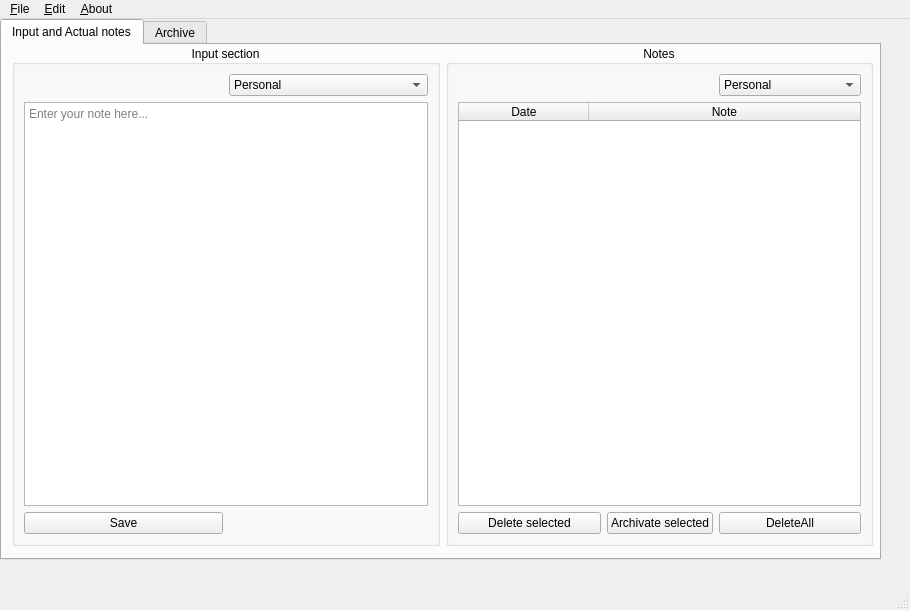
<?xml version="1.0" encoding="UTF-8"?>
<ui version="4.0">
 <class>MainWindow</class>
 <widget class="QMainWindow" name="MainWindow">
  <property name="geometry">
   <rect>
    <x>0</x>
    <y>0</y>
    <width>910</width>
    <height>610</height>
   </rect>
  </property>
  <property name="sizePolicy">
   <sizepolicy hsizetype="Fixed" vsizetype="Fixed">
    <horstretch>0</horstretch>
    <verstretch>0</verstretch>
   </sizepolicy>
  </property>
  <property name="minimumSize">
   <size>
    <width>910</width>
    <height>610</height>
   </size>
  </property>
  <property name="maximumSize">
   <size>
    <width>910</width>
    <height>610</height>
   </size>
  </property>
  <property name="windowTitle">
   <string>MainWindow</string>
  </property>
  <widget class="QWidget" name="centralwidget">
   <widget class="QTabWidget" name="tabWidget">
    <property name="enabled">
     <bool>true</bool>
    </property>
    <property name="geometry">
     <rect>
      <x>0</x>
      <y>0</y>
      <width>881</width>
      <height>541</height>
     </rect>
    </property>
    <property name="currentIndex">
     <number>0</number>
    </property>
    <widget class="QWidget" name="tab">
     <attribute name="title">
      <string>Input and Actual notes</string>
     </attribute>
     <widget class="QWidget" name="">
      <property name="geometry">
       <rect>
        <x>10</x>
        <y>0</y>
        <width>861</width>
        <height>501</height>
       </rect>
      </property>
      <layout class="QGridLayout" name="gridLayout_4">
       <item row="0" column="0">
        <widget class="QGroupBox" name="Insertion">
         <property name="title">
          <string>Input section</string>
         </property>
         <property name="alignment">
          <set>Qt::AlignCenter</set>
         </property>
         <layout class="QGridLayout" name="gridLayout_2">
          <item row="0" column="1">
           <widget class="QComboBox" name="comboBox_Input">
            <item>
             <property name="text">
              <string>Personal</string>
             </property>
            </item>
            <item>
             <property name="text">
              <string>Work</string>
             </property>
            </item>
           </widget>
          </item>
          <item row="1" column="0" colspan="2">
           <widget class="QTextEdit" name="Input">
            <property name="markdown">
             <string/>
            </property>
            <property name="placeholderText">
             <string>Enter your note here...</string>
            </property>
           </widget>
          </item>
          <item row="2" column="0">
           <widget class="QPushButton" name="save">
            <property name="text">
             <string>Save</string>
            </property>
           </widget>
          </item>
         </layout>
        </widget>
       </item>
       <item row="0" column="1">
        <widget class="QGroupBox" name="Notes">
         <property name="title">
          <string>Notes</string>
         </property>
         <property name="alignment">
          <set>Qt::AlignCenter</set>
         </property>
         <layout class="QGridLayout" name="gridLayout_3">
          <item row="0" column="2">
           <widget class="QComboBox" name="comboBox_Notes">
            <item>
             <property name="text">
              <string>Personal</string>
             </property>
            </item>
            <item>
             <property name="text">
              <string>Work</string>
             </property>
            </item>
           </widget>
          </item>
          <item row="1" column="0" colspan="3">
           <widget class="QTableWidget" name="Table">
            <property name="sizeAdjustPolicy">
             <enum>QAbstractScrollArea::AdjustIgnored</enum>
            </property>
            <property name="editTriggers">
             <set>QAbstractItemView::NoEditTriggers</set>
            </property>
            <property name="selectionBehavior">
             <enum>QAbstractItemView::SelectRows</enum>
            </property>
            <property name="gridStyle">
             <enum>Qt::SolidLine</enum>
            </property>
            <property name="columnCount">
             <number>2</number>
            </property>
            <attribute name="horizontalHeaderMinimumSectionSize">
             <number>30</number>
            </attribute>
            <attribute name="horizontalHeaderDefaultSectionSize">
             <number>130</number>
            </attribute>
            <attribute name="horizontalHeaderStretchLastSection">
             <bool>true</bool>
            </attribute>
            <attribute name="verticalHeaderDefaultSectionSize">
             <number>19</number>
            </attribute>
            <column>
             <property name="text">
              <string>Date</string>
             </property>
            </column>
            <column>
             <property name="text">
              <string>Note</string>
             </property>
            </column>
           </widget>
          </item>
          <item row="2" column="0">
           <widget class="QPushButton" name="Delete">
            <property name="text">
             <string>Delete selected</string>
            </property>
           </widget>
          </item>
          <item row="2" column="1">
           <widget class="QPushButton" name="Archivator">
            <property name="sizePolicy">
             <sizepolicy hsizetype="Fixed" vsizetype="Fixed">
              <horstretch>0</horstretch>
              <verstretch>0</verstretch>
             </sizepolicy>
            </property>
            <property name="text">
             <string>Archivate selected</string>
            </property>
           </widget>
          </item>
          <item row="2" column="2">
           <widget class="QPushButton" name="DeleteAll">
            <property name="text">
             <string>DeleteAll</string>
            </property>
           </widget>
          </item>
         </layout>
        </widget>
       </item>
      </layout>
     </widget>
    </widget>
    <widget class="QWidget" name="tab_2">
     <attribute name="title">
      <string>Archive</string>
     </attribute>
     <widget class="QTableWidget" name="Archive">
      <property name="geometry">
       <rect>
        <x>440</x>
        <y>50</y>
        <width>421</width>
        <height>401</height>
       </rect>
      </property>
      <property name="editTriggers">
       <set>QAbstractItemView::NoEditTriggers</set>
      </property>
      <property name="selectionBehavior">
       <enum>QAbstractItemView::SelectRows</enum>
      </property>
      <property name="gridStyle">
       <enum>Qt::SolidLine</enum>
      </property>
      <property name="columnCount">
       <number>2</number>
      </property>
      <attribute name="horizontalHeaderDefaultSectionSize">
       <number>130</number>
      </attribute>
      <attribute name="horizontalHeaderStretchLastSection">
       <bool>true</bool>
      </attribute>
      <column>
       <property name="text">
        <string>Date</string>
       </property>
      </column>
      <column>
       <property name="text">
        <string>Note</string>
       </property>
      </column>
     </widget>
     <widget class="QPushButton" name="Dearchivate">
      <property name="geometry">
       <rect>
        <x>600</x>
        <y>450</y>
        <width>121</width>
        <height>21</height>
       </rect>
      </property>
      <property name="text">
       <string>Dearchivate selected</string>
      </property>
     </widget>
    </widget>
   </widget>
  </widget>
  <widget class="QMenuBar" name="menubar">
   <property name="geometry">
    <rect>
     <x>0</x>
     <y>0</y>
     <width>910</width>
     <height>20</height>
    </rect>
   </property>
   <widget class="QMenu" name="menu_File">
    <property name="title">
     <string>&amp;File</string>
    </property>
    <addaction name="action_New"/>
    <addaction name="action_Open"/>
    <addaction name="action_Save"/>
    <addaction name="separator"/>
    <addaction name="action_Exit"/>
   </widget>
   <widget class="QMenu" name="menu_Edit">
    <property name="title">
     <string>&amp;Edit</string>
    </property>
    <addaction name="action_Undo"/>
    <addaction name="action_Redo"/>
    <addaction name="separator"/>
    <addaction name="action_Paste"/>
    <addaction name="action_Cut"/>
    <addaction name="action_Copy"/>
    <addaction name="action_Delete_selected"/>
    <addaction name="action_Archivate_selected"/>
    <addaction name="separator"/>
    <addaction name="action_Select_all"/>
    <addaction name="action_Delete_all"/>
   </widget>
   <widget class="QMenu" name="menu_About">
    <property name="title">
     <string>&amp;About</string>
    </property>
    <addaction name="action_About_program"/>
   </widget>
   <addaction name="menu_File"/>
   <addaction name="menu_Edit"/>
   <addaction name="menu_About"/>
  </widget>
  <widget class="QStatusBar" name="statusbar"/>
  <action name="action_New">
   <property name="text">
    <string>&amp;New</string>
   </property>
  </action>
  <action name="action_Open">
   <property name="text">
    <string>&amp;Open</string>
   </property>
  </action>
  <action name="action_Save">
   <property name="text">
    <string>&amp;Save</string>
   </property>
   <property name="shortcut">
    <string>Ctrl+S</string>
   </property>
  </action>
  <action name="action_Exit">
   <property name="text">
    <string>&amp;Exit</string>
   </property>
   <property name="shortcut">
    <string>Alt+Del</string>
   </property>
  </action>
  <action name="action_Undo">
   <property name="text">
    <string>&amp;Undo</string>
   </property>
   <property name="shortcut">
    <string>Ctrl+Z</string>
   </property>
  </action>
  <action name="action_Redo">
   <property name="text">
    <string>&amp;Redo</string>
   </property>
   <property name="shortcut">
    <string>Ctrl+Y</string>
   </property>
  </action>
  <action name="action_Cut">
   <property name="text">
    <string>&amp;Cut</string>
   </property>
   <property name="shortcut">
    <string>Ctrl+X</string>
   </property>
  </action>
  <action name="action_Copy">
   <property name="text">
    <string>&amp;Copy</string>
   </property>
   <property name="shortcut">
    <string>Ctrl+C</string>
   </property>
  </action>
  <action name="action_Paste">
   <property name="text">
    <string>&amp;Paste</string>
   </property>
   <property name="shortcut">
    <string>Ctrl+V</string>
   </property>
  </action>
  <action name="action_Select_all">
   <property name="text">
    <string>&amp;Select all</string>
   </property>
   <property name="shortcut">
    <string>Ctrl+A</string>
   </property>
  </action>
  <action name="action_About_program">
   <property name="text">
    <string>&amp;About program</string>
   </property>
  </action>
  <action name="action_Delete_all">
   <property name="text">
    <string>&amp;Delete all</string>
   </property>
   <property name="shortcut">
    <string>Ctrl+Del</string>
   </property>
  </action>
  <action name="action_Archivate_selected">
   <property name="text">
    <string>&amp;Archivate selected</string>
   </property>
   <property name="shortcut">
    <string>Ctrl+Ins</string>
   </property>
  </action>
  <action name="action_Delete_selected">
   <property name="text">
    <string>&amp;Delete selected</string>
   </property>
   <property name="shortcut">
    <string>Ctrl+E</string>
   </property>
  </action>
  <action name="actionTab_switcher">
   <property name="text">
    <string>Tab switcher</string>
   </property>
   <property name="shortcut">
    <string>Ctrl+Tab</string>
   </property>
  </action>
  <action name="actionEnter_new_note">
   <property name="text">
    <string>Enter new note</string>
   </property>
   <property name="shortcut">
    <string>Alt+Return</string>
   </property>
  </action>
 </widget>
 <resources/>
 <connections>
  <connection>
   <sender>action_Exit</sender>
   <signal>triggered()</signal>
   <receiver>MainWindow</receiver>
   <slot>close()</slot>
   <hints>
    <hint type="sourcelabel">
     <x>-1</x>
     <y>-1</y>
    </hint>
    <hint type="destinationlabel">
     <x>454</x>
     <y>292</y>
    </hint>
   </hints>
  </connection>
  <connection>
   <sender>action_Redo</sender>
   <signal>triggered()</signal>
   <receiver>Input</receiver>
   <slot>redo()</slot>
   <hints>
    <hint type="sourcelabel">
     <x>-1</x>
     <y>-1</y>
    </hint>
    <hint type="destinationlabel">
     <x>205</x>
     <y>135</y>
    </hint>
   </hints>
  </connection>
  <connection>
   <sender>Input</sender>
   <signal>redoAvailable(bool)</signal>
   <receiver>action_Redo</receiver>
   <slot>setEnabled(bool)</slot>
   <hints>
    <hint type="sourcelabel">
     <x>205</x>
     <y>135</y>
    </hint>
    <hint type="destinationlabel">
     <x>-1</x>
     <y>-1</y>
    </hint>
   </hints>
  </connection>
  <connection>
   <sender>Input</sender>
   <signal>copyAvailable(bool)</signal>
   <receiver>action_Cut</receiver>
   <slot>setEnabled(bool)</slot>
   <hints>
    <hint type="sourcelabel">
     <x>205</x>
     <y>135</y>
    </hint>
    <hint type="destinationlabel">
     <x>-1</x>
     <y>-1</y>
    </hint>
   </hints>
  </connection>
  <connection>
   <sender>action_Copy</sender>
   <signal>triggered()</signal>
   <receiver>Input</receiver>
   <slot>copy()</slot>
   <hints>
    <hint type="sourcelabel">
     <x>-1</x>
     <y>-1</y>
    </hint>
    <hint type="destinationlabel">
     <x>205</x>
     <y>135</y>
    </hint>
   </hints>
  </connection>
  <connection>
   <sender>action_Undo</sender>
   <signal>triggered()</signal>
   <receiver>Input</receiver>
   <slot>undo()</slot>
   <hints>
    <hint type="sourcelabel">
     <x>-1</x>
     <y>-1</y>
    </hint>
    <hint type="destinationlabel">
     <x>205</x>
     <y>135</y>
    </hint>
   </hints>
  </connection>
  <connection>
   <sender>action_Archivate_selected</sender>
   <signal>triggered()</signal>
   <receiver>Archivator</receiver>
   <slot>click()</slot>
   <hints>
    <hint type="sourcelabel">
     <x>-1</x>
     <y>-1</y>
    </hint>
    <hint type="destinationlabel">
     <x>740</x>
     <y>570</y>
    </hint>
   </hints>
  </connection>
  <connection>
   <sender>action_Save</sender>
   <signal>triggered()</signal>
   <receiver>save</receiver>
   <slot>click()</slot>
   <hints>
    <hint type="sourcelabel">
     <x>-1</x>
     <y>-1</y>
    </hint>
    <hint type="destinationlabel">
     <x>199</x>
     <y>260</y>
    </hint>
   </hints>
  </connection>
  <connection>
   <sender>Input</sender>
   <signal>undoAvailable(bool)</signal>
   <receiver>action_Undo</receiver>
   <slot>setEnabled(bool)</slot>
   <hints>
    <hint type="sourcelabel">
     <x>205</x>
     <y>135</y>
    </hint>
    <hint type="destinationlabel">
     <x>-1</x>
     <y>-1</y>
    </hint>
   </hints>
  </connection>
  <connection>
   <sender>actionEnter_new_note</sender>
   <signal>triggered()</signal>
   <receiver>Input</receiver>
   <slot>raise()</slot>
   <hints>
    <hint type="sourcelabel">
     <x>-1</x>
     <y>-1</y>
    </hint>
    <hint type="destinationlabel">
     <x>207</x>
     <y>230</y>
    </hint>
   </hints>
  </connection>
  <connection>
   <sender>action_Delete_selected</sender>
   <signal>triggered()</signal>
   <receiver>Delete</receiver>
   <slot>click()</slot>
   <hints>
    <hint type="sourcelabel">
     <x>-1</x>
     <y>-1</y>
    </hint>
    <hint type="destinationlabel">
     <x>624</x>
     <y>570</y>
    </hint>
   </hints>
  </connection>
  <connection>
   <sender>action_Select_all</sender>
   <signal>triggered()</signal>
   <receiver>Input</receiver>
   <slot>selectAll()</slot>
   <hints>
    <hint type="sourcelabel">
     <x>-1</x>
     <y>-1</y>
    </hint>
    <hint type="destinationlabel">
     <x>205</x>
     <y>135</y>
    </hint>
   </hints>
  </connection>
  <connection>
   <sender>action_Paste</sender>
   <signal>triggered()</signal>
   <receiver>Input</receiver>
   <slot>paste()</slot>
   <hints>
    <hint type="sourcelabel">
     <x>-1</x>
     <y>-1</y>
    </hint>
    <hint type="destinationlabel">
     <x>205</x>
     <y>135</y>
    </hint>
   </hints>
  </connection>
  <connection>
   <sender>action_Delete_all</sender>
   <signal>triggered()</signal>
   <receiver>DeleteAll</receiver>
   <slot>click()</slot>
   <hints>
    <hint type="sourcelabel">
     <x>-1</x>
     <y>-1</y>
    </hint>
    <hint type="destinationlabel">
     <x>849</x>
     <y>570</y>
    </hint>
   </hints>
  </connection>
  <connection>
   <sender>actionTab_switcher</sender>
   <signal>triggered()</signal>
   <receiver>tabWidget</receiver>
   <slot>update()</slot>
   <hints>
    <hint type="sourcelabel">
     <x>-1</x>
     <y>-1</y>
    </hint>
    <hint type="destinationlabel">
     <x>455</x>
     <y>320</y>
    </hint>
   </hints>
  </connection>
  <connection>
   <sender>Input</sender>
   <signal>copyAvailable(bool)</signal>
   <receiver>action_Copy</receiver>
   <slot>setEnabled(bool)</slot>
   <hints>
    <hint type="sourcelabel">
     <x>205</x>
     <y>135</y>
    </hint>
    <hint type="destinationlabel">
     <x>-1</x>
     <y>-1</y>
    </hint>
   </hints>
  </connection>
  <connection>
   <sender>Input</sender>
   <signal>textChanged()</signal>
   <receiver>MainWindow</receiver>
   <slot>update()</slot>
   <hints>
    <hint type="sourcelabel">
     <x>205</x>
     <y>135</y>
    </hint>
    <hint type="destinationlabel">
     <x>454</x>
     <y>292</y>
    </hint>
   </hints>
  </connection>
 </connections>
</ui>
